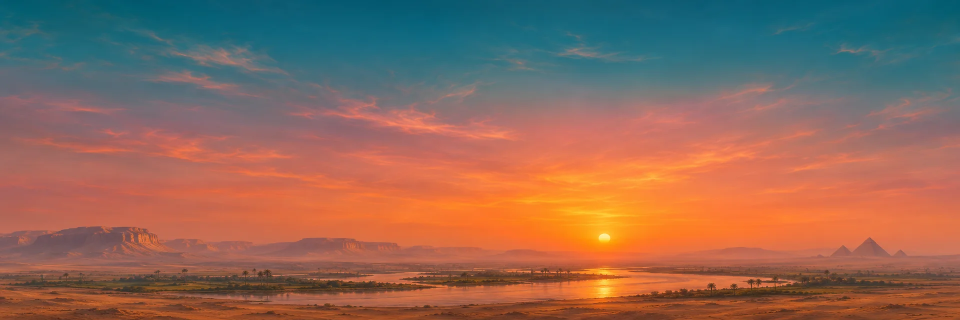
#> input picture camel-up/art-sources/oasis-sky.webp, 1920 x 640 px (shown at 1/2 size)
$ python bake-panorama.py
#> lines starting #> are read from the running program, lines starting #| are printed output that depends on the picture
"""Bake the cylindrical source artwork into a lat-long sky and its reflection map."""
from math import cos, pi, tan
from pathlib import Path

from PIL import Image, ImageDraw


ART = Path(__file__).resolve().parents[1] / "public" / "art"
SOURCES = Path(__file__).resolve().parents[1] / "art-sources"
WIDTH, HEIGHT = 4096, 2048
stops = [(0, (95, 156, 172)), (.29, (155, 193, 194)), (.435, (234, 214, 175)),
         (.52, (240, 202, 151)), (.68, (195, 153, 114)), (1, (141, 116, 89))]
sky = Image.new("RGB", (WIDTH, HEIGHT))
#> sky: PIL image 4096x2048 RGB; every value is 0
brush = ImageDraw.Draw(sky)
for y in range(HEIGHT):
    t = y / HEIGHT
    for (a, rgb), (b, other) in zip(stops, stops[1:]):
        if a <= t <= b:
            color = tuple(round(m + (n - m) * (t - a) / (b - a)) for m, n in zip(rgb, other))
            brush.line((0, y, WIDTH, y), fill=color)
            break

clouds = Image.open(SOURCES / "oasis-sky.webp").convert("RGB")
#> clouds is the input picture: PIL image 1920x640 RGB; mean R, G, B 142.8, 105.6, 89.9
clouds = clouds.crop((0, 0, clouds.width, round(clouds.height * .78)))
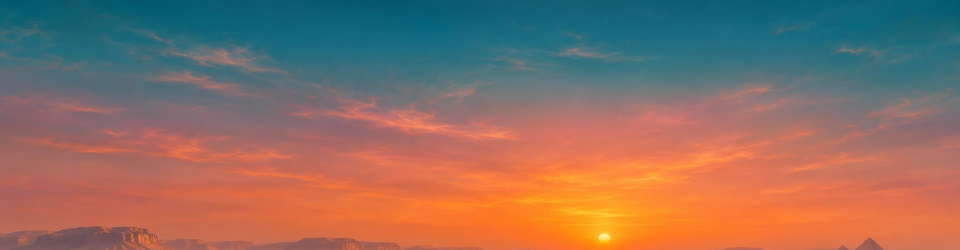
#> clouds: PIL image 1920x499 RGB (shown at 1/2 size); mean R, G, B 140.7, 111.3, 99.1
clouds = clouds.resize((WIDTH, round(HEIGHT * .56)), Image.Resampling.LANCZOS)
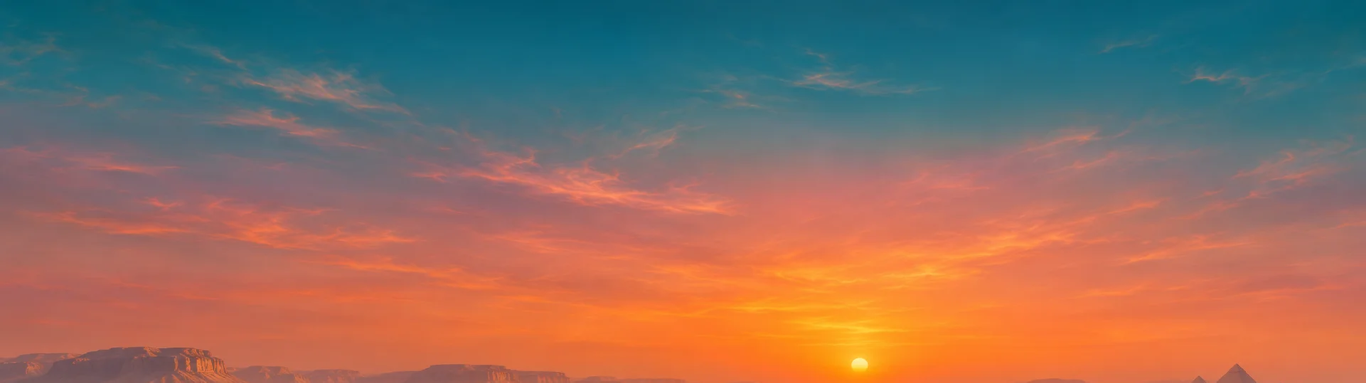
#> clouds: PIL image 4096x1147 RGB (shown at 1/3 size); mean R, G, B 140.7, 111.3, 99.1
top = Image.blend(sky.crop((0, 0, WIDTH, clouds.height)), clouds, .32)
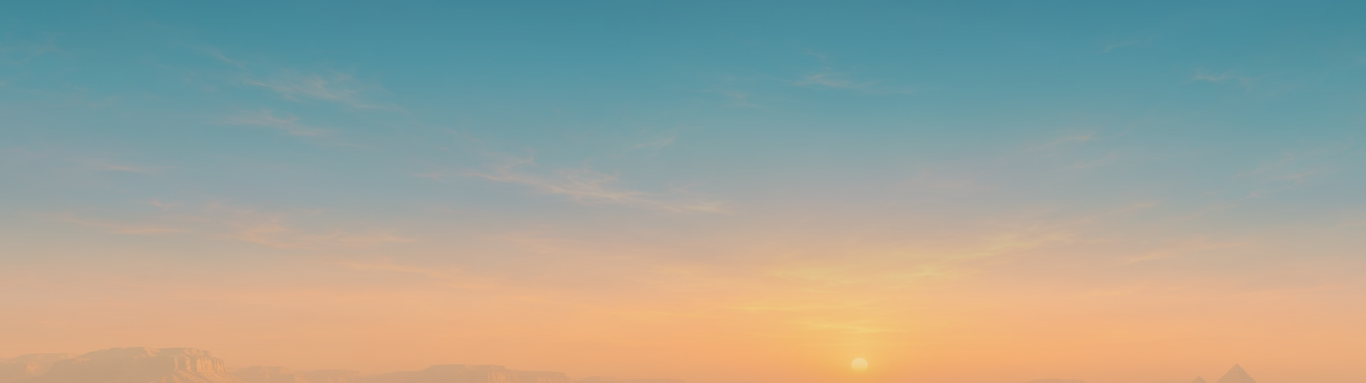
#> top: PIL image 4096x1147 RGB (shown at 1/3 size); mean R, G, B 158.6, 163.4, 152.1
sky.paste(top)

source = Image.open(SOURCES / "terrace-panorama.webp").convert("RGB")
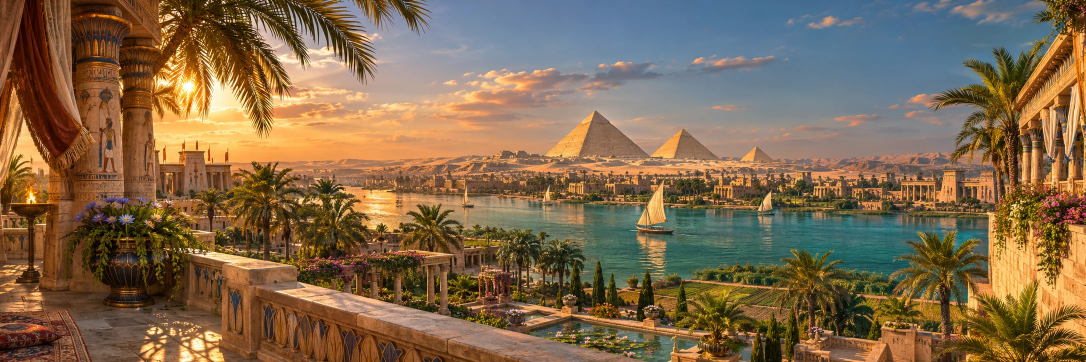
#> input picture camel-up/art-sources/terrace-panorama.webp, 2172 x 724 px (shown at 1/2 size)
#> source is the input picture: PIL image 2172x724 RGB; mean R, G, B 128.7, 104.3, 75.8
source = source.crop((round(source.width * .04), 0, round(source.width * .96), source.height))
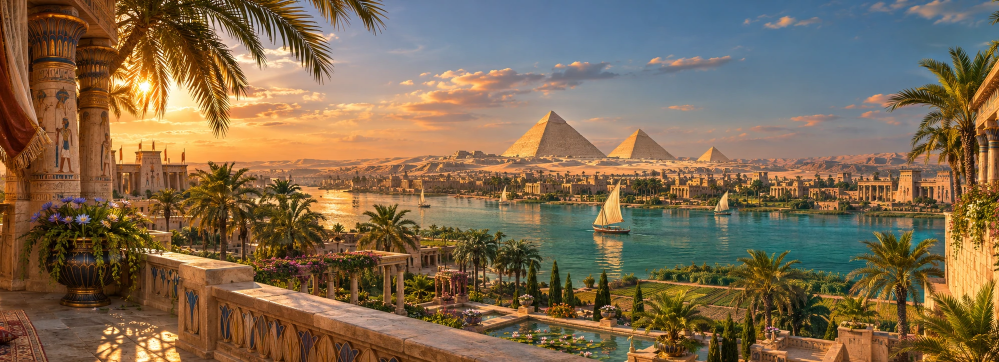
#> source: PIL image 1998x724 RGB (shown at 1/2 size); mean R, G, B 127.4, 105.4, 78.4
sector = round(WIDTH * .358)  # A 129-degree field, aligned with the modelled river.
left = round(.188 * WIDTH - sector / 2)
source = source.resize((sector, source.height), Image.Resampling.LANCZOS)
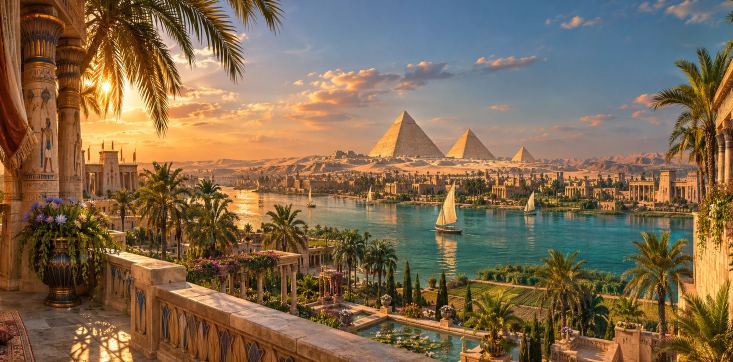
#> source: PIL image 1466x724 RGB (shown at 1/2 size); mean R, G, B 127.4, 105.4, 78.4
edge = [round(255 * min(1, x / (sector * .15), (sector - 1 - x) / (sector * .15))) for x in range(sector)]
for y in range(HEIGHT):
    angle = (.5 - y / HEIGHT) * pi
    if abs(angle) > .72:
        continue
    sy = (.33 - tan(angle) * 2.20) * source.height
    if not 0 <= sy < source.height - 1:
        continue
    dy = max(1, source.height * 2.20 * pi / HEIGHT / cos(angle) ** 2)
    strip = source.transform((sector, 1), Image.Transform.AFFINE, (1, 0, 0, 0, dy, sy), Image.Resampling.BICUBIC)
    opacity = min(1, sy / (source.height * .18), (source.height - sy) / (source.height * .12))
    mask = Image.frombytes("L", (sector, 1), bytes(round(a * opacity) for a in edge))
    sky.paste(strip, (left, y), mask)

sky.save(ART / "oasis-environment.webp", quality=88, method=6)
sky.resize((512, 256), Image.Resampling.LANCZOS).save(ART / "oasis-reflection.webp", quality=83, method=6)
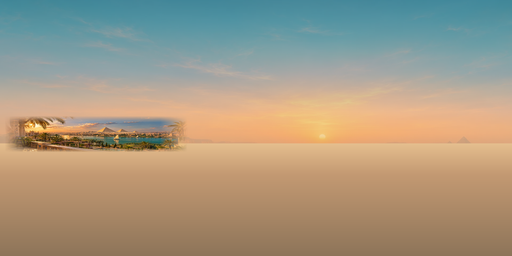
#> saved as oasis-reflection.webp: PIL image 512x256 RGB; mean R, G, B 164.8, 152.8, 131.2
